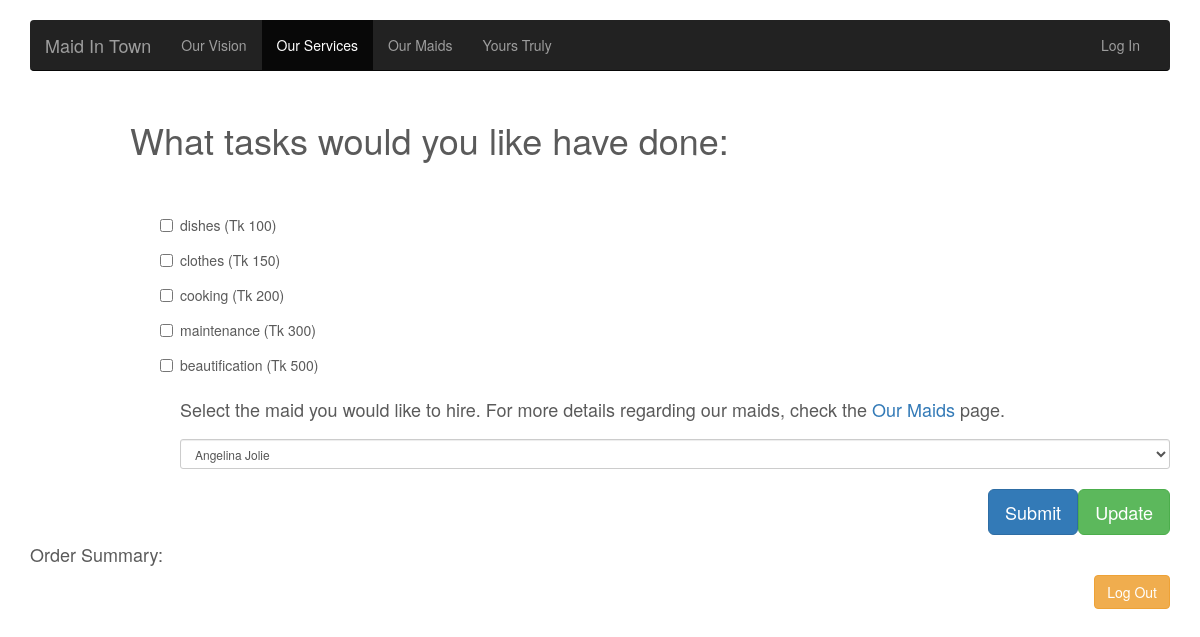
/services.php, run on the app's committed database.
### tables this page shows
CREATE TABLE IF NOT EXISTS `task_price` (
`id` int(11) NOT NULL,
  `dishes` int(11) NOT NULL,
  `clothes` int(11) NOT NULL,
  `cooking` int(11) NOT NULL,
  `maintenance` int(11) NOT NULL,
  `beatification` int(11) NOT NULL
);

### services.php (the view, shortened to what this page needs)
<?php include_once("includes/connection.php"); ?>
<?php
    $query = "SELECT dishes, clothes, cooking, maintenance, beautification FROM tasks;";
    $tasks_result = mysqli_query($connection, $query);
    $fields = mysqli_fetch_fields($tasks_result);
    $query = "SELECT * FROM maids;";
    $maid_names = mysqli_query($connection, $query);
    $query = "SELECT * FROM task_price;";
    $task_price_result = mysqli_query($connection, $query);
    $task_price = mysqli_fetch_array($task_price_result, MYSQLI_NUM);
?>
<!DOCTYPE html>
<html lang="en">
<head>
    <link href="css/bootstrap.min.css" rel="stylesheet">
    <link href="carousel.css" rel="stylesheet">
    <link href="custom.css" rel="stylesheet">
</head>
<body>
<div class="navbar-wrapper">
    <div class="container">
        <nav class="navbar navbar-inverse navbar-static-top">
            <div class="container">
                <div class="navbar-header">
                    <a class="navbar-brand" href="#">Maid In Town</a>
                </div>
                <div id="navbar" class="navbar-collapse collapse">
                    <ul class="nav navbar-nav">
                        <li><a href="index.html">Our Vision</a></li>
                        <li class="active"><a href="#">Our Services</a></li>
                        <li><a href="maids.php">Our Maids</a></li>
                        <li><a href="#">Yours Truly</a></li>
                    </ul>
                    <ul class="nav navbar-nav pull-right">
                        <li class="pull-right"><a href="login.php" id="log" target="_blank"><?php if (isset($user_name)) { echo "Hello, " . $user_name['name'] ;} else {echo "Log In";}?></a></li>
                    </ul>
                </div>
            </div>
        </nav>
    </div>
</div>
<div class="container" id="tasks_section">
    <form class="form-group-sm" id="tasks_form" method="post" action="#">
        <h1 id="tasks_section_header">What tasks would you like have done: </h1>
        <div id="tasks_controls">
            <?php $i = 1; foreach($fields as $field) { ?>
                <div class="checkbox">
                    <label style="padding: 5px 0;" >
                        <input type="checkbox" name="check_list[]" value="<?php echo $field->name . " " . $task_price[$i];?>"><?php echo $field->name . " " . "(Tk " . $task_price[$i] . ")";?>
                    </label>
                </div>
            <?php $i++; } ?>
            <h4 id="tasks_maid_header">Select the maid you would like to hire. For more details regarding our maids, check the <a href="maids.php" target="_blank">Our Maids</a> page.</h4>
            <select class="form-control" name="maid_id">
                <?php while($name = mysqli_fetch_assoc($maid_names)) { ?>
                    <option value="<?php echo $name['id']; ?>">
                        <?php echo $name['name']; ?>
                    </option>
                <?php } ?>
            </select>
        </div>
        <button class="btn btn-lg btn-success pull-right" id="tasks_button" type="submit" name="update">Update</button>
        <button class="btn btn-lg btn-primary pull-right" id="tasks_button" type="submit" name="submit">Submit</button>
    </form>
</div>
<div class="container">
    <h4>Order Summary:</h4>
        </div>
<div class="container">
    <form method="post" action="">
        <button class="btn btn-warning pull-right" name="logout" type="submit">Log Out</button>
    </form>
</div>
</body>
</html>

### carousel.css (style rules this page uses)
body { padding-bottom: 40px; color: #5a5a5a; }
.navbar-wrapper { position: absolute; top: 0; right: 0; left: 0; z-index: 20; }
.navbar-wrapper > .container { padding-right: 0; padding-left: 0; }
.navbar-wrapper .navbar { padding-right: 15px; padding-left: 15px; }
.navbar-wrapper .navbar .container { width: auto; }
@media (min-width: 768px) { .navbar-wrapper { margin-top: 20px; } }
@media (min-width: 768px) { .navbar-wrapper .container { padding-right: 15px; padding-left: 15px; } }
@media (min-width: 768px) { .navbar-wrapper .navbar { padding-right: 0; padding-left: 0; } }
@media (min-width: 768px) { .navbar-wrapper .navbar { border-radius: 4px; } }

### custom.css (style rules this page uses)
#tasks_section { margin-top: 100px; }
#tasks_section_header { margin-bottom: 50px; }
#tasks_form { margin-left: 100px; }
#tasks_controls { margin-left: 50px; }
#tasks_button { margin-top: 20px; }
#tasks_maid_header { margin-top: 20px; margin-bottom: 20px; }

### data on the page
task_price: dishes "100", clothes "150", cooking "200", maintenance "300", beatification "500"

### other printed values
$field->name "dishes"
$field->name "clothes"
$field->name "cooking"
$field->name "maintenance"
$field->name "beautification"
form field maid_id "Angelina Jolie"
